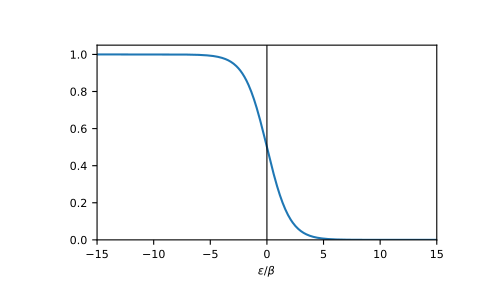

Python code for this plot:
eps = np.linspace(-15, 15, num=501)
fermi = gt.fermi_fct(eps, beta=1.0)

import matplotlib.pyplot as plt
_ = plt.plot(eps, fermi)
_ = plt.xlabel(r"$\epsilon/\beta$")
_ = plt.axvline(0, color='black', linewidth=0.8)
_ = plt.xlim(left=eps.min(), right=eps.max())
_ = plt.ylim(bottom=0)
plt.show()
